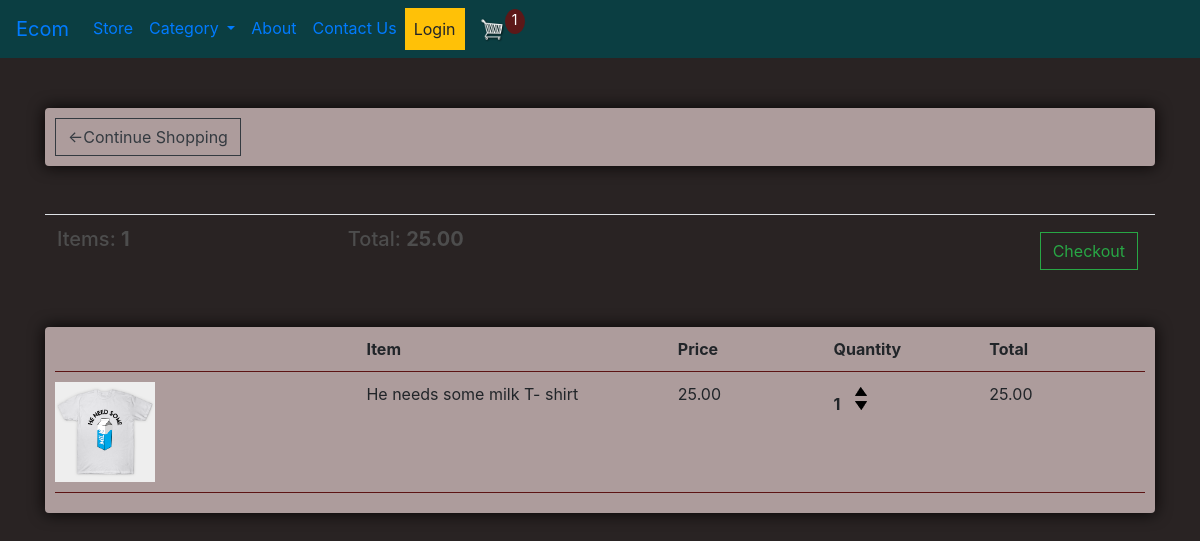
The app's page /cart/ (signed in) with its own data.
### ecom/models.py (models this page shows, shortened)
class Order(models.Model):
    customer = models.ForeignKey(Customer, on_delete=models.SET_NULL, blank=True, null=True)
    date_ordered = models.DateTimeField(auto_now_add=True)
    complete = models.BooleanField(default=False, null=True, blank=False)
    transaction_id = models.CharField(max_length=200, null = True)
    @property
    def get_cart_total(self):
        orderitems = self.orderitem_set.all()
        total = sum([item.get_total for item in orderitems])
        return total
    @property
    def get_cart_items(self):
        orderitems = self.orderitem_set.all()
        total = sum([item.quantity for item in orderitems])
        return total

class OrderItem(models.Model):
    product = models.ForeignKey(Product, on_delete=models.SET_NULL, blank=True, null=True)
    order = models.ForeignKey(Order, on_delete=models.SET_NULL, blank=True, null=True)
    quantity = models.IntegerField(default=0, null=True, blank=True)
    date_added = models.DateTimeField(auto_now_add=True)
    @property
    def get_total(self):
        total = self.product.price * self.quantity
        return total

class Product(models.Model):
    name = models.CharField(max_length=200, null=True)
    price = models.DecimalField(max_digits=7,decimal_places=2)
    digital = models.FloatField(default=False, null=True, blank=False)
    image = models.ImageField(null=True, blank=True)
    @property
    def imageURL(Self):
        try:
            url = Self.image.url
        except:
            url =''
        return url

### ecom/views.py (the view)
# urls.py: path('cart/', views.cart, name="cart"),
def cart(request):
	if request.user.is_authenticated:
		order, created = Order.objects.get_or_create( complete= False)
		items = order.orderitem_set.all()
		cartItems = order.get_cart_items
	else:
		items = []
		order = {'get_cart_total': 0,'get_cart_items':0, 'shipping': False}
		cartItems = order['get_cart_items']
	context = {'items': items, 'order': order, 'cartItems': cartItems, 'fname':request.user.first_name}
	return render(request, 'ecom/cart.html', context)

### ecom/templates/ecom/cart.html
{% extends 'ecom/index.html' %}
{% load static %}
{% block content %}
<div class="row">
    <div class="col-lg-12">
        <div class="box-element">
            <a class="btn btn-outline-dark" href="{% url 'store' %}">&#x2190;Continue Shopping</a>
        </div>
        <br>
        <br>
        <table class="table">
            <tr>
                <th><h5>Items: <strong>{{order.get_cart_items}}</strong></h5></th>
                <th><h5>Total: <strong>{{order.get_cart_total|floatformat:2}}</strong></h5></th>
                <th>
                    <a style="float: right; margin: 5px; " class="btn btn-outline-success" href="{% url 'checkout' %}">Checkout</a>
                </th>
            </tr>
        </table>
        <br>
        <div class="box-element">
            <div class="cart-row">
                <div style="flex:2"></div>
                <div style="flex:2"><strong>Item</strong></div>
                <div style="flex:1"><strong>Price</strong></div>
                <div style="flex:1"><strong>Quantity</strong></div>
                <div style="flex:1"><strong>Total</strong></div>
            </div>
            {% for item in items %}
            <div class="cart-row">
                <div style="flex:2"><img class="row-image" src="{{item.product.imageURL}}"></div>
                <div style="flex:2"><p>{{item.product.name}}</p></div>
                <div style="flex:1"><p>{{item.product.price|floatformat:2}}</p></div>
                <div style="flex:1">
                    <p class="quantity">{{item.quantity}}</p>
                    <div class="quantity">
                        <img data-product ={{item.product.id}} data-action="add" class="chg-quantity update-cart" src="{% static  'images/arrow-up.png' %}">
                        <img data-product ={{item.product.id}} data-action="remove" class="chg-quantity update-cart" src="{% static  'images/arrow-down.png' %}">
                    </div>
                </div>
                <div style="flex:1"><p>{{item.get_total}}</p>
                </div>
            </div>
            {% endfor %}
        </div>
    </div>
</div>
{% endblock content %}

### static/css/main.css (style rules this page uses)
body { background-color: #292323; }
h1,h2,h3,h4,h5,h6 { color:hsl(0, 0%, 30%); }
.box-element { box-shadow:hsl(0, 25%, 2%) 0 0 16px; background-color: rgb(173, 156, 156); border-radius: 4px; padding: 10px; }
.col-lg-4, .col-lg-6, .col-lg-8, .col-lg-12 { margin-top: 50px; }
.btn { border-radius: 0; }
.row-image { width: 100px; }
.cart-row { display: flex; align-items: flex-stretch; padding-bottom: 10px; margin-bottom: 10px; border-bottom: 1px solid #5c1414; }
.quantity { display: inline-block; font-weight: 700; padding-right:10px; }
.chg-quantity { width: 12px; cursor: pointer; display: block; margin-top: 5px; transition:.1s; }
* { margin: 0; padding: 0; }
::placeholder { color: #fff; font-family: arial; }

### records on screen
Order: get_cart_items "1", get_cart_total "25.00"
OrderItem: product.imageURL (picture), product.name "He needs some milk T- shirt", product.price "25.00", quantity "1", get_total "25.00"

### other values on screen
{{ cartItems }} "1"
